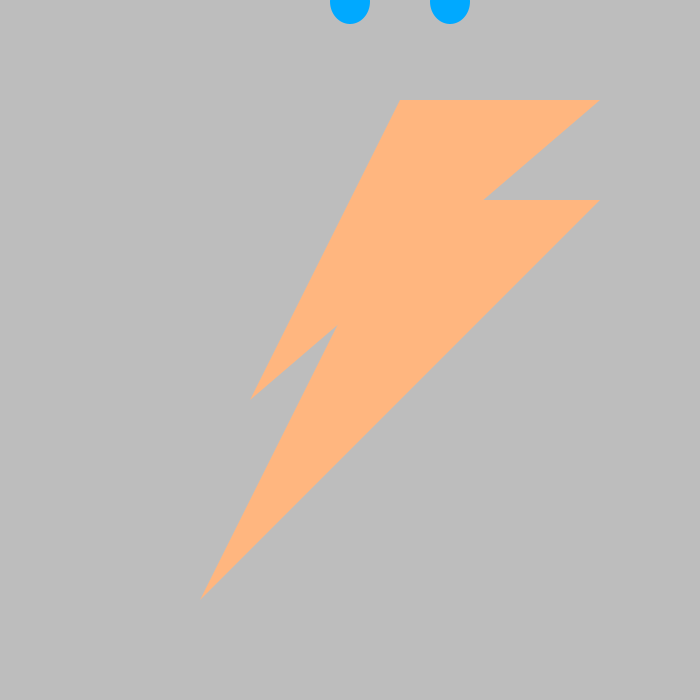
Frame 1 (no input)
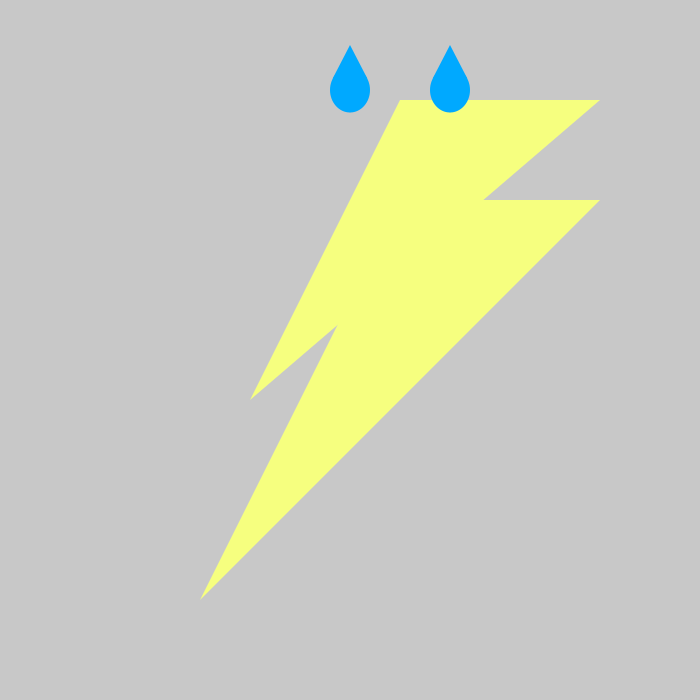
Frame 60 (the mouse pressed at the canvas centre just before this capture)
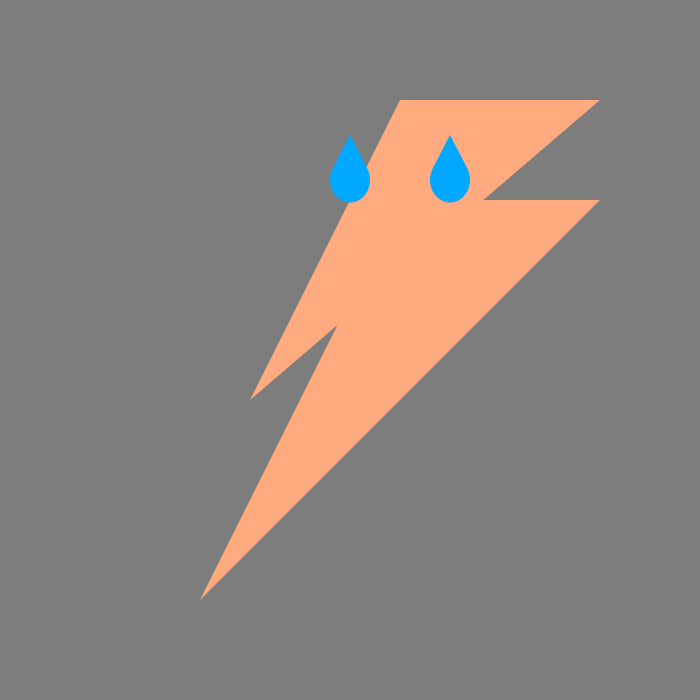
Frame 120 (the mouse held since frame 60 and released just before this capture)

The Processing sketch that drew these frames (run headless with seeded random() and noise(); from frame 60 on, the mouse is pressed at the canvas centre):

// Processing sketch: GW_arashi
// ── GW_arashi.pde
float y;
float x = 350;
int a = 10;

void setup()
{
  size(700, 700);
  y = 0;
  
  frameRate(30);
  
  //カラーモードをHSBに変更
  colorMode(HSB, 360, 100, 100);
}

void draw()
{
  
  noStroke();
  
  
  background(random(100,360));
  
  fill(random(100), 50, 100);
  triangle(250, 400, 600, 100, 400, 100);
  triangle(200, 600, 600, 200, 400, 200);
  
  y += 1.5;
  
  
  fill(200,100,100);
  ellipse(x, y, 4*a, 4.5*a);
  triangle(x, y-4.5*a, x-a*sqrt(3), y-1.15*a, x+a*sqrt(3), y-1.15*a);
  
  
  ellipse(x+100, y, 4*a, 4.5*a);
  triangle(x+100, y-4.5*a, x+100-a*sqrt(3), y-1.15*a, x+100+a*sqrt(3), y-1.15*a);
  
}
